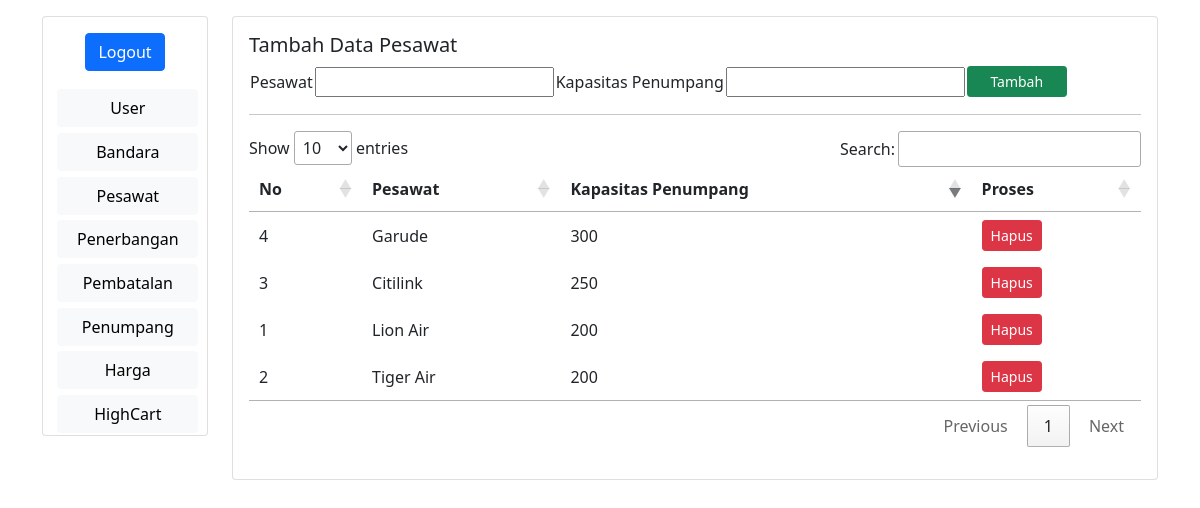
The page /pesawat.php (signed in) on the database its author committed.
### tables this page shows
CREATE TABLE `pesawat` (
  `id_pesawat` int(50) NOT NULL,
  `nama` varchar(100) NOT NULL,
  `kapasitas_penumpang` int(3) NOT NULL
);

### pesawat.php (the view, shortened to what this page needs)
<?php
     if(isset($_COOKIE['unameA'])){
        $username=$_COOKIE['unameA'];
        $password=$_COOKIE['passA'];
        tampilkanData();
    } else if(isset($_SESSION['usernameA'])){
       tampilkanData();
    } else{
        echo "<center><h1>Anda harus login terlebih dahulu</h1></center>";
    }
?>
<?php function tampilkanData(){
?>
<!DOCTYPE html>
<html>
<head>
	<link href="https://cdn.jsdelivr.net/npm/bootstrap@5.0.2/dist/css/bootstrap.min.css" rel="stylesheet">
</head>
<body>
	<main>
		<div class="container mt-3">
			<div class="row">
				<div class="col-sm-2">
					<div class="card">
						<?php include "dasboardadmin.php"; ?>
					</div>
				</div>
				<div class="col-sm-10">
					<div class="card">
						<div class="card-body">
							<h5 class="card-tittle">Tambah Data Pesawat</h5>
                            <form action="" method="post" enctype="multipart/form-data">
                                <table>
                                    <tr>
                                     <td>Pesawat</td>
                                        <td><input type="text" name="pesawat"></td>
                                    <td>Kapasitas Penumpang</td>
                                        <td><input type="text" name="muatan"></td>
                                    <td>
                                    	<input style="width:100px" type="submit" name="proses" value="Tambah" class="btn btn-success btn-sm">
                                    </td>
                                    </tr>
                                </table>
                            </form>
							<hr>
							<table id="tabel-data">
                                <thead class="thead-dark">
                                    <tr>
                                        <th>No</th>
                                        <th>Pesawat</th>
                                        <th>Kapasitas Penumpang</th>
                                        <th>Proses</th>
                                    </tr>
                                </thead>
                                <tbody>
                                    <?php
                                    include_once('koneksi.php');
                                    $sql = mysqli_query($koneksi, "SELECT * FROM pesawat");
                                    foreach ($sql as $row) {
                                    ?>
                                        <tr>
                                            <td><?= $row["id_pesawat"]; ?></td>
                                            <td><?= $row["nama"]; ?></td>
                                            <td><?= $row["kapasitas_penumpang"]; ?></td>
                                            <td>
                                                <a href="hpspesawat.php?id=<?= $row['id_pesawat']; ?>" onclick="return confirm ('Apakah Anda yakin akan Menghapus Data?')" class="btn btn-danger btn-sm">Hapus</a>
                                            </td>
                                        </tr>
                                    <?php } ?>
                            </table>
						</div>
					</div>
				</div>
			</div>
		</div>
	</main>
    <link rel="stylesheet" type="text/css" media="screen" href="https://cdn.datatables.net/1.10.24/css/jquery.dataTables.min.css">
</body>
</html>
<?php } ?>

### rows shown on the page
pesawat: id_pesawat "1", nama "Lion Air", kapasitas_penumpang "200"
pesawat: id_pesawat "2", nama "Tiger Air", kapasitas_penumpang "200"
pesawat: id_pesawat "3", nama "Citilink", kapasitas_penumpang "250"
pesawat: id_pesawat "4", nama "Garude", kapasitas_penumpang "300"
